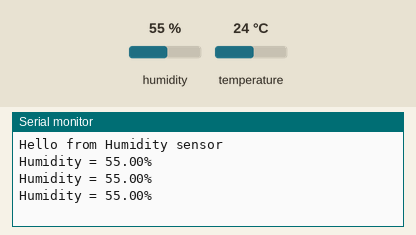
Simulated run of this sketch. Board: Arduino Uno, built with avr-gcc and run on an emulated ATmega328P. Shown: the last lines printed to the serial monitor. The test bench sets the inputs (shaded band); at power-on: humidity 55 %, temperature 24 °C.

Above: at 2.8 s.
2.9 s: humidity set to 22 %
At 5.5 s:
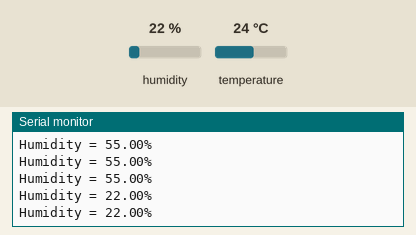
5.6 s: humidity set to 40 %
At 6.6 s:
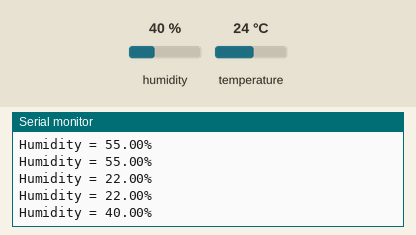
Timing chart, 0 to 8.6 s (numbered marks = the images above; inputs shaded):
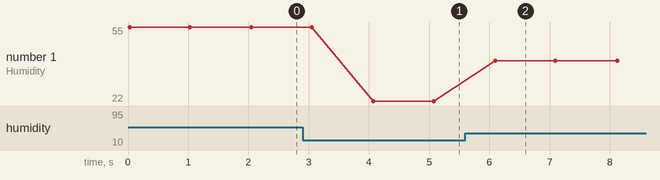

The sketch:

humitdity_sensorr.ino
```cpp
#include <DHT.h>

#define DHT_PIN 3
#define DHT_TYPE DHT11

DHT sensor(DHT_PIN, DHT_TYPE);

void setup() {
  // put your setup code here, to run once:
  Serial.begin(9600);
  Serial.println("Hello from Humidity sensor");

  sensor.begin();
}

void loop() {
  // put your main code here, to run repeatedly:
  float humidity = sensor.readHumidity();
  if (isnan(humidity)) {
    Serial.println("Failed to read humidity sensor");
  } else {
    Serial.print("Humidity = ");
    Serial.print(humidity);
    Serial.println("%");
  }
  delay(1000);
}
```

Measured:
- after the input at 2.9 s, the serial monitor: prints a new line after 1.2 s (image 1)
- after the input at 5.6 s, the serial monitor: prints a new line after 0.50 s (image 2)
- plotted number 1: 55 → 22 after the input at 2.9 s, 22 → 40 after the input at 5.6 s
